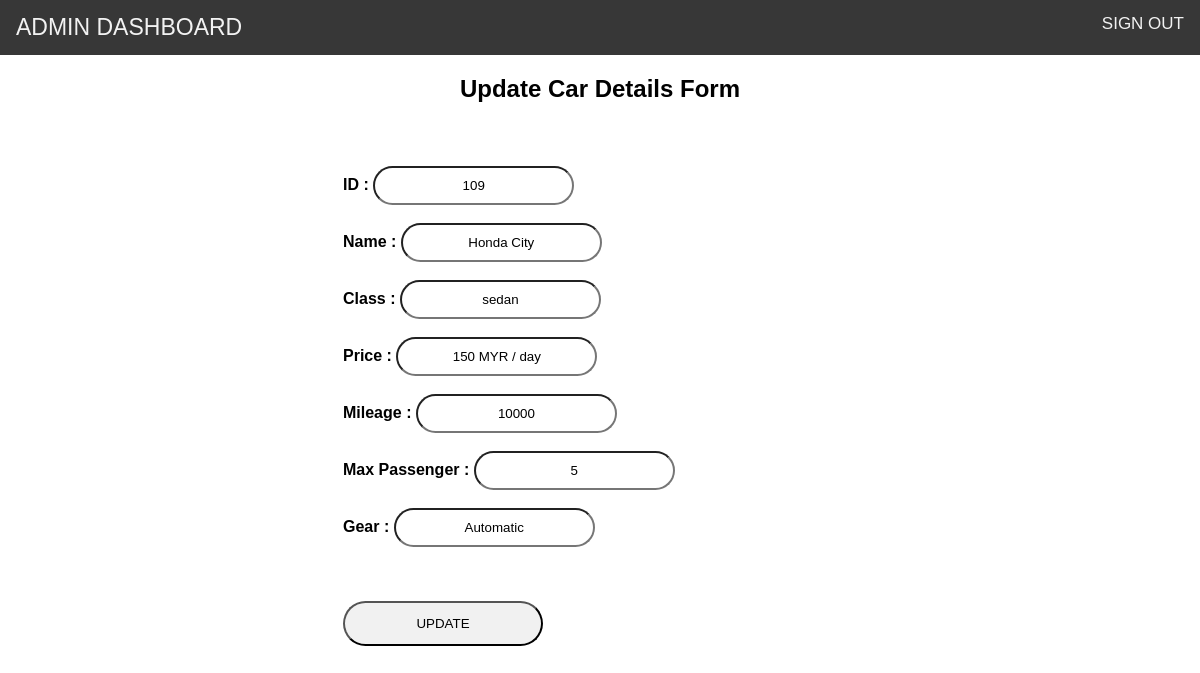
The app's page /update.php?car_id=109 with its own data.
### tables this page shows
CREATE TABLE `mobil` (
  `car_id` int(10) NOT NULL,
  `car_name` varchar(100) NOT NULL,
  `car_price` varchar(50) NOT NULL,
  `car_type` varchar(30) NOT NULL,
  `car_mileage` varchar(20) NOT NULL,
  `car_passenger` varchar(3) NOT NULL,
  `car_image` varchar(300) NOT NULL,
  `car_gear` varchar(20) NOT NULL
);

### update.php (the view, shortened to what this page needs)
<!DOCTYPE html>
<html>
<head>
</head>
<body>
<div class="topnavAdmin">
        <a href="logoutAdmin.php">SIGN OUT</a>
        <span>ADMIN DASHBOARD</span>
    </div>
    <h2>Update Car Details Form</h2>
    <?php
    include 'conn.php';
    echo '<table><tr><td>';
    $car_id = $_GET['car_id'];
    $result = mysqli_query($conn, "SELECT * FROM mobil WHERE car_id = $car_id");
    $row = mysqli_fetch_assoc($result);
    ?>
    <form action="updateProcess.php?car_id=<?= $row['car_id']; ?>" method="post" enctype="multipart/form-data">
        <b>ID : </b>
        <input type="text" name="car_id" value="<?= $row['car_id']; ?>" readonly="readonly"><br><br>
        <b>Name : </b>
        <input type="text" name="car_name" value="<?= $row['car_name']; ?>"><br><br>
        <b>Class : </b>
        <input type="text" name="car_type" value="<?= $row['car_type']; ?>"><br><br>
        <b>Price : </b>
        <input type="text" name="car_price" value="<?= $row['car_price']; ?>"><br><br>
        <b>Mileage : </b>
        <input type="text" name="car_mileage" value="<?= $row['car_mileage']; ?>"><br><br>
        <b>Max Passenger : </b>
        <input type="text" name="car_passenger" value="<?= $row['car_passenger']; ?>"><br><br>
        <b>Gear : </b>
        <input type="text" name="car_gear" value="<?= $row['car_gear']; ?>"><br><br>
        <br><br>
        <input type="submit" name="submit" value="UPDATE">
    </form>
    </td></tr></table>
</body>
</html>

### update.php (style rules this page uses)
body { margin: 0; font-family: Arial, sans-serif; background-color: #FFF; color: black; }
.topnavAdmin { overflow: hidden; background-color: #373737; }
.topnavAdmin a { float: right; color: #f2f2f2; text-align: center; padding: 14px 16px; font-size: 17px; text-decoration: none; }
.topnavAdmin span { float: left; color: #f2f2f2; font-size: 23px; padding: 14px 16px; }
table { margin-left: 25%; }
form { width: 90%; margin: 40px; }
form input[type=text], form input[type=file], form input[type=select] { border-radius: 20px; padding: 10px; text-align: center; }
form input[type=submit] { text-align: center; background-color: #f1f1f1; padding: 13px; width: 200px; cursor: pointer; border-radius: 50px; }
input:read-only { background-color: #fff; }
h2 { text-align: center; }

### records on screen
mobil: car_id "109", car_name "Honda City", car_type "sedan", car_price "150 MYR / day", car_mileage "10000", car_passenger "5", car_gear "Automatic"
